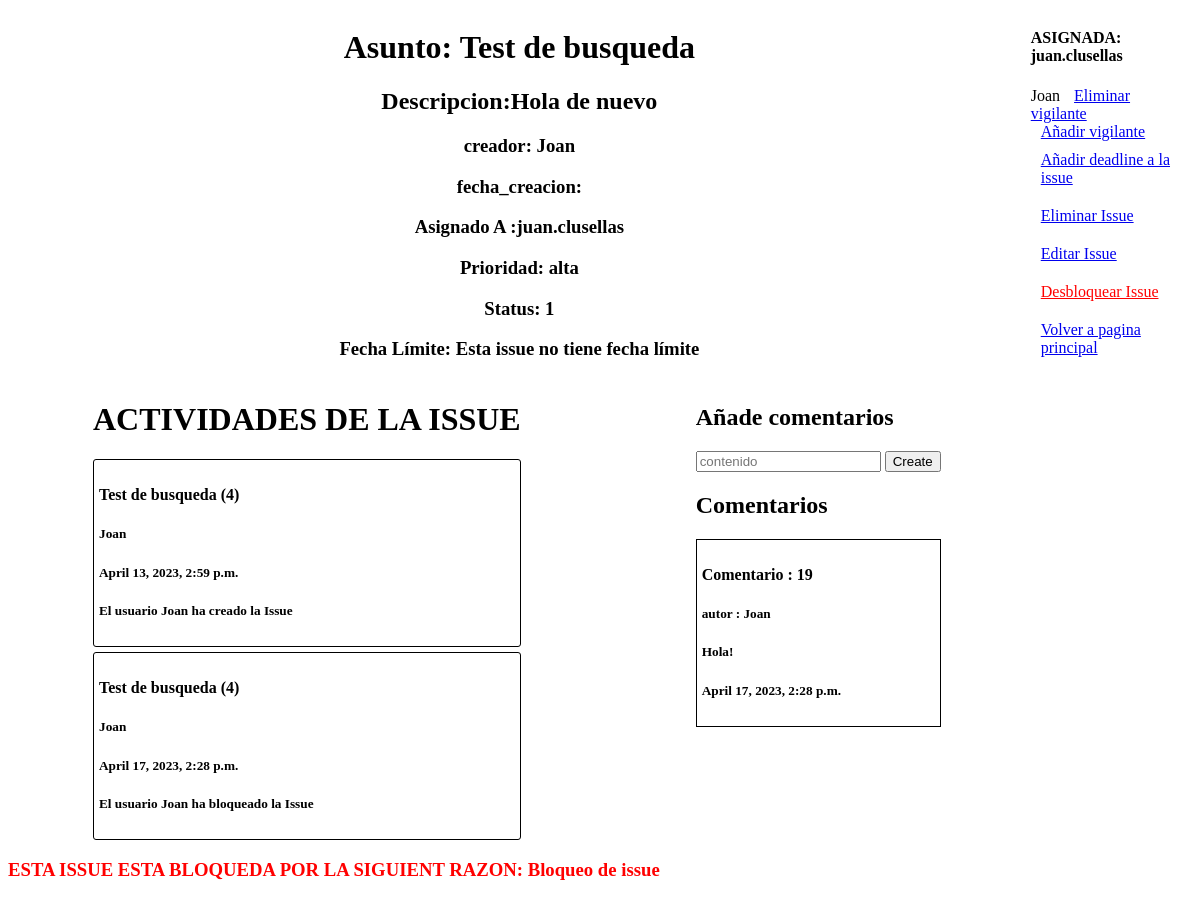
Page /mostrarIssue/4/ on the earlier database version.
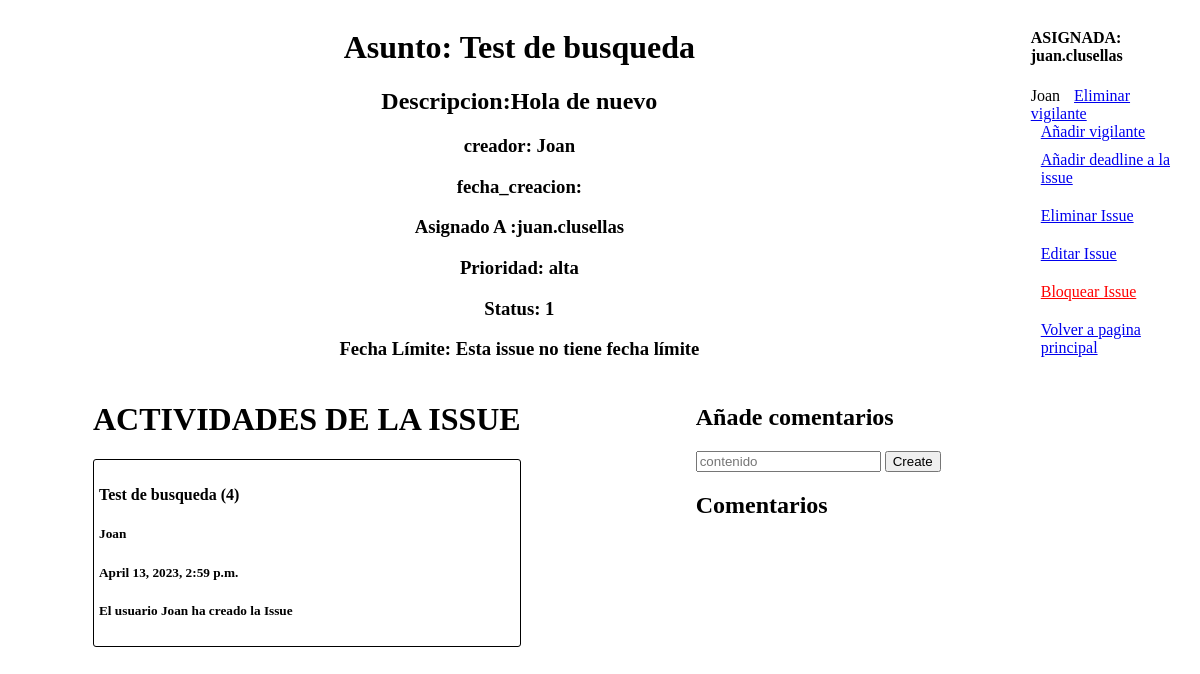
Same page on the later database version.
### polls/models.py (models this page shows, shortened)
class Actividad_Issue(models.Model):
    id = models.AutoField(primary_key=True)
    issue = models.ForeignKey(Issue, on_delete=models.CASCADE, related_name='actividades') # id de la issue
    creador = models.ForeignKey(User, on_delete=models.CASCADE) # id del creador
    fecha = models.DateTimeField(auto_now_add=True) # fecha de publicacion del cambio
    tipo = models.CharField(max_length=1000, default='') # tipo de cambio
    usuario = models.ForeignKey(User, on_delete=models.CASCADE, related_name='%(class)s_usuario') # id del usuario que ha hecho el cambio

class Issue(models.Model):
    id = models.AutoField(primary_key=True)
    asunto = models.CharField(max_length=50, default='')
    descripcion = models.CharField(max_length=200, default='')
    creador = models.ForeignKey(User, on_delete=models.CASCADE, related_name='issues_creadas')
    associat = models.ForeignKey(User, on_delete=models.CASCADE, related_name='issues_associado', null=True)
    vigilant = models.ManyToManyField(User, related_name='issues_vigiladas')
    deleted = models.BooleanField(default=False)
    asignada = models.ForeignKey(User, on_delete=models.CASCADE, related_name='issues_asignadas', null=True)
    blocked = models.BooleanField(default=False, null=True)
    reason_blocked = models.CharField(max_length=200, default='', null=True)
    deadline = models.DateTimeField(null=True)
    prioridad = models.CharField(max_length=100, default=None, null=True)
    status = models.CharField(max_length=100, default=None, null=True)
    def __str__(self):
        return f"{self.asunto} ({self.id})"

class Comentario(models.Model):
    id = models.AutoField(primary_key=True)
    autor = models.ForeignKey(User, on_delete=models.CASCADE, related_name='comments')
    contenido = models.TextField()
    fecha = models.DateTimeField(auto_now_add=True)
    issue = models.ForeignKey(Issue, on_delete=models.CASCADE, related_name='comments')
    deleted = models.BooleanField(default=False)

### polls/views/issue_viewset.py (the view)
# urls.py: path('mostrarIssue/<int:idIssue>/', issue_viewset.mostrarIssue, name='mostrarIssue'),
def mostrarIssue(request, idIssue):
    issue = Issue.objects.get(id=idIssue)
    creador = User.objects.get(id=issue.creador.id)
    actividades = Actividad_Issue.objects.filter(issue_id=idIssue)
    motivo = ""
    if issue.deadline != None:
        deadline = Deadline.objects.get(issue_id=idIssue)
        if deadline.motivo != None:
            motivo = deadline.motivo
    return render(request, 'mostrarIssue.html', {'issue': issue, 'creador' : creador, 'actividades' : actividades, 'motivo' : motivo, 'comments': issue.comments.all()})

### polls/templates/mostrarIssue.html (shortened to what the changed rows need)
<div id="issueContainer">
    <div id="issueContenedorIzquierda">
        <div id="issueInformacionGeneral">
            <h1>Asunto: {{ issue.asunto }}</h1>
            <h2>Descripcion:{{ issue.descripcion }}</h2>
            <h3>creador: {{ creador }}</h3>
            <h3>fecha_creacion: {{ issue.fecha_creacion }}</h3>
            <h3>Asignado A :{{ issue.asignada }}</h3>
            <h3>Prioridad: {{ issue.prioridad }}</h3>
            <h3>Status: {{ issue.status }}</h3>
            <h3>Fecha Límite: {% if issue.deadline %} {{ issue.deadline }} Motivo: {{motivo}} {% else %} Esta issue no tiene fecha límite {% endif %}</h3>
        </div>
        <div id="issueSubcontenedorAbajo">
            <div id="issueActividadesIssue">
                <h1>ACTIVIDADES DE LA ISSUE</h1>
                {% for actividad in actividades %}
                <div id="issueActividad">
                    <h4>{{ actividad.issue }}</h4>
                    <h5>{{ actividad.creador }}</h5>
                    <h5>{{ actividad.fecha }}</h5>
                    {% if actividad.tipo == 'asunto' or actividad.tipo == 'descripcion' %}
                        <h5>El usuario {{ actividad.usuario }} ha modificado el campo: {{ actividad.tipo }}</h5>
                    {% elif actividad.tipo == 'creada' %}
                        <h5>El usuario {{ actividad.creador }} ha creado la Issue</h5>
                    {% elif actividad.tipo == 'asignada' %}
                        <h5>La Issue ha sido asignada a {{ issue.asignada }} por {{ actividad.creador }}</h5>
                    {% elif actividad.tipo == 'desasignada' %}
                        <h5>Se ha desasignado la issue</h5>
                    {% elif actividad.tipo == 'bloqueada' %}
                        <h5>El usuario {{ actividad.creador }} ha bloqueado la Issue</h5>
                    {% elif actividad.tipo == 'desbloqueada' %}
                        <h5>El usuario {{ actividad.creador }} ha desbloqueado la Issue</h5>
                    {% endif %}
                </div>
                {% endfor %}
            </div>
            <div id="issueComentarios">
                <h2>Añade comentarios</h2>
                <h2>Comentarios</h2>
                {% for comment in comments %}
                    <div id="issueComentario">
                        {% if comment.deleted == False %}
                        <h4> Comentario : {{ comment.id }} </h4>
                        <h5> autor : {{ comment.autor }} </h5>
                        <h5> {{ comment.contenido }} </h5>
                        <h5> {{ comment.fecha }} </h5>
                    {% endif %}
                    </div>
                {% endfor %}
            </div>
        </div>
    </div>
    <div id="issueContenedorDerecha">
        <h4>ASIGNADA: {{ issue.asignada }}</h4>
        <div id="issueContenedorVigilantes">
            <div class="vigilantes">
            {% for vigilante in issue.vigilant.all %}
                <span class="vigilante">{{ vigilante.username }}</span>
                <a class="botonOpcion" href="/eliminar-vigilante/{{issue.id}}/{{ vigilante.id}}/" class="eliminar-vigilante-btn"> Eliminar vigilante</a>
            {% endfor %}
            </div>
            <a class="botonOpcion" href="/pantalla-agregar-vigilante/{{issue.id}}/" class="eliminar-vigilante-btn"> Añadir vigilante</a>
        </div>
        <div id="issueContenedorBotones">
            <a class="botonOpcion" href="/pantallaAddDeadline/{{ issue.id }}/">{%if issue.deadline %} Editar la deadline de la issue{%else%}Añadir deadline a la issue{%endif%}</a>
            <a class="botonOpcion" href="/eliminarIssue/{{ issue.id }}/">Eliminar Issue</a>
            <a class="botonOpcion" href="/mostrarPantallaEditarIssue/{{ issue.id }}/">Editar Issue</a>
            {% if issue.blocked %}
                <a class="botonOpcion" style="color:red" href="/desbloquearIssue/{{ issue.id }}/">Desbloquear Issue</a>
            {% else %}
                <a class="botonOpcion" style="color:red" href="/quieroBloquear/{{ issue.id }}/">Bloquear Issue</a>
            {% endif %}
            <a class="botonOpcion" href="/login/auth">Volver a pagina principal</a>
        </div>
    </div>
</div>
{% if issue.blocked %}
    <h3 style="color:red">ESTA ISSUE ESTA BLOQUEDA POR LA SIGUIENT RAZON: {{ issue.reason_blocked }}</h3>
{% endif %}

Differences in the rows shown:
removed Actividad_Issue: issue "Test de busqueda (4)", creador "Joan", fecha "April 17, 2023, 2:28 p.m."
removed Comentario: id "19", autor "Joan", contenido "Hola!", fecha "April 17, 2023, 2:28 p.m."
changed Issue "Test de busqueda": blocked True → False (drawn); reason_blocked "Bloqueo de issue" → (not shown)
Other differences:
text no longer shown: "Desbloquear Issue ESTA ISSUE ESTA BLOQUEDA POR LA SIGUIENT RAZON:"
text now shown: "Bloquear Issue"
